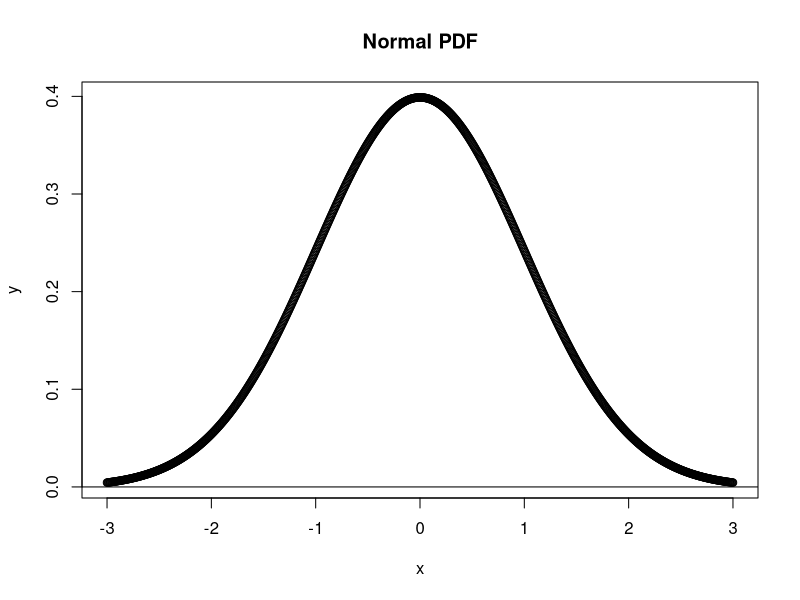
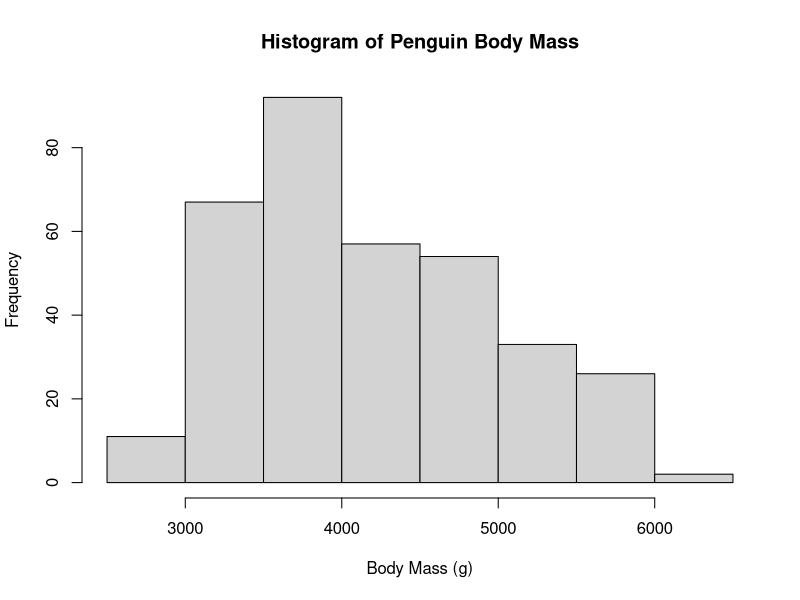
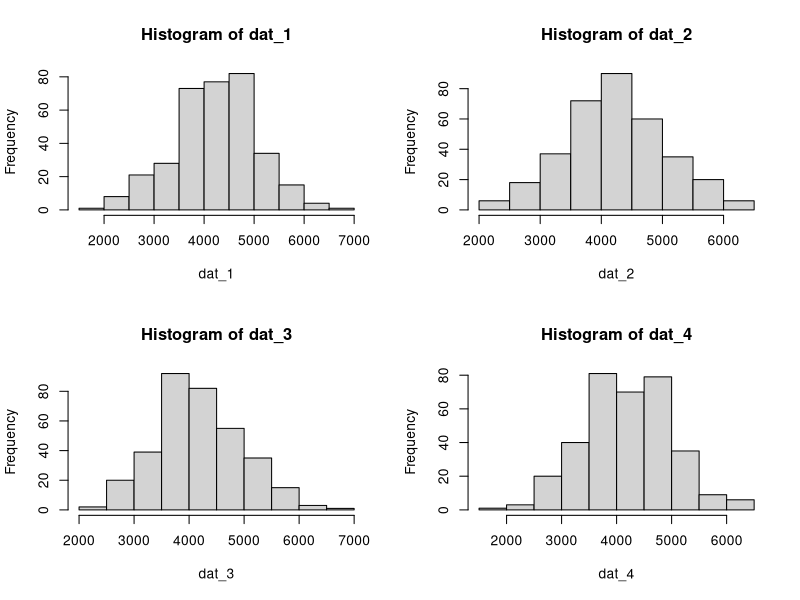
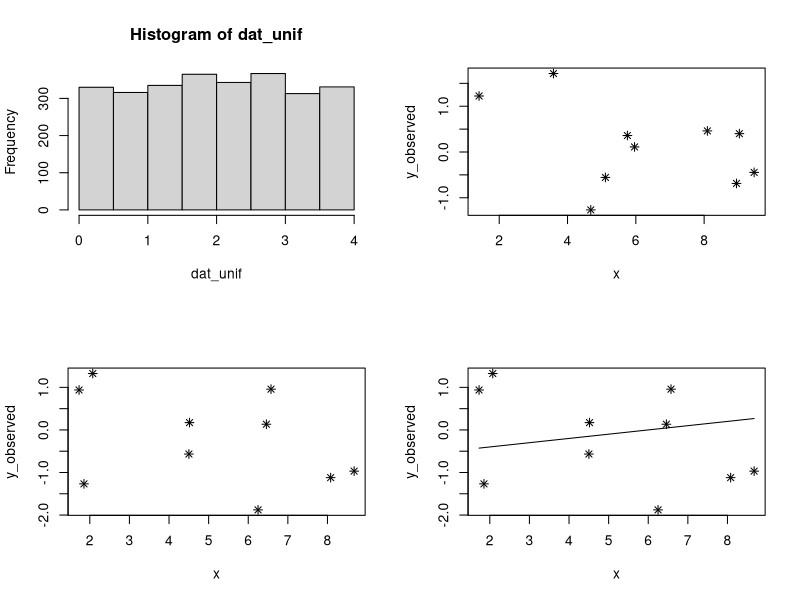
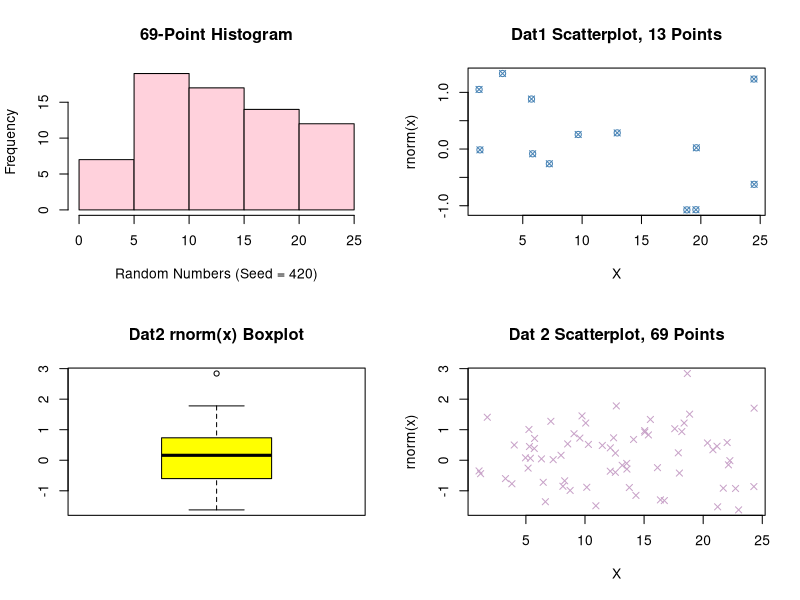

Source code (R) for these figures, in order:
# Generate a vector of x-values
x = seq(-3, 3, length.out = 1000)
y = dnorm(x)

plot(x, y, main = "Normal PDF", type = "p")
abline(h = 0)

#Penguins example vs. random data
require(palmerpenguins)
hist(
  penguins$body_mass_g,
  main = "Histogram of Penguin Body Mass",
  xlab = "Body Mass (g)")

#let's check out a normal distribution... 
#we need number of observations, mean, and sd
mean(penguins$body_mass_g, na.rm = TRUE)
sd(penguins$body_mass_g, na.rm = TRUE)
nrow(penguins)

#now let's generate some random normal data using that info!
dat_1 = rnorm(n = 344, mean = 4202, sd = 802)
dat_2 = rnorm(n = 344, mean = 4202, sd = 802)
dat_3 = rnorm(n = 344, mean = 4202, sd = 802)
dat_4 = rnorm(n = 344, mean = 4202, sd = 802)

#aaaand histogram time
par(mfrow = c(2, 2))

hist(dat_1)
hist(dat_2)
hist(dat_3)
hist(dat_4)

#Random Uniform Numbers using runif()
set.seed(12)
dat_unif = runif(n = 2700, min = 0, max = 4)
hist(dat_unif)

#set.seed tells R to generate the same set of pseudorandom #s



#measuring error

set.seed(123)
n_pts = 10
x_min = 1
x_max = 10
x = runif(n = n_pts, min = x_min, max = x_max)
dat = data.frame(x = x, y_observed = rnorm(n_pts))
plot(y_observed ~ x, data = dat, pch = 8)

#moar
# Calculates the value of y for a linear function, given the coordinates
# of a known point (x1, y1) and the slope of the line.
line_point_slope = function(x, x1, y1, slope)
{
  get_y_intercept = 
    function(x1, y1, slope) 
      return(-(x1 * slope) + y1)
  
  linear = 
    function(x, yint, slope) 
      return(yint + x * slope)
  
  return(linear(x, get_y_intercept(x1, y1, slope), slope))
}

set.seed(999)
n_pts = 10
x_min = 1
x_max = 10
x = runif(n = n_pts, min = x_min, max = x_max)

dat = data.frame(x = x, y_observed = rnorm(n_pts))

plot(y_observed ~ x, data = dat, pch = 8)

guess_x = 6
guess_y = 0
guess_slope = 0.1

plot(y_observed ~ x, data = dat, pch = 8)
curve(line_point_slope(x, guess_x, guess_y, guess_slope), add = TRUE)

dat$y_predicted = line_point_slope(dat$x, guess_x, guess_y, guess_slope)
dat$resids = (dat$y_observed - dat$y_predicted)

sum(dat$resids)

dat$abs_resids = abs(dat$resids)
sum(dat$abs_resids)



set.seed(666)
n_pts = 13
x_min = 1
x_max = 25
x = runif(n = n_pts, min = x_min, max = x_max)
dat1 = data.frame(x = x, y_observed = rnorm(n_pts))

set.seed(420)
n1_pts = 69
x = runif(n = n1_pts, min = x_min, max = x_max)
dat2 = data.frame(x = x, y_observed = rnorm(n1_pts))
#4 plots <3
png(here("Labs", "Lab_4", "Four_Beautiful_Plots.png"),
    width = 800, height = 600,
     units = "px")
par(mfrow = c(2,2))

hist(dat2$x, 
     main = "69-Point Histogram", xlab = "Random Numbers (Seed = 420)", 
     col =
       rgb(255, 209, 220, maxColor = 255))

plot(dat1$x, dat1$y_observed, 
     main = "Dat1 Scatterplot, 13 Points",
     xlab = "X", ylab = "rnorm(x)",
     pch = 13, col = "steelblue")

boxplot(dat2$y_observed, 
        main = "Dat2 rnorm(x) Boxplot",
        col = "yellow")

plot(dat2$x, dat2$y_observed,
     main = "Dat 2 Scatterplot, 69 Points",
     xlab = "X", ylab = "rnorm(x)",
     col =
       rgb(200, 162, 200, maxColor = 255),
     pch = 4)
dev.off()

